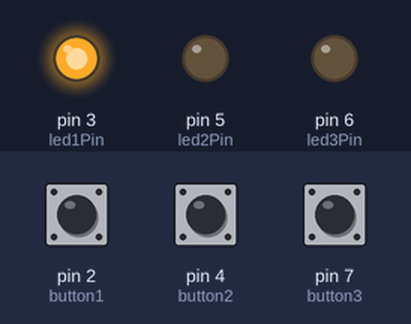
Recording of a sketch running on a simulated Arduino Uno, built with avr-gcc and run on an emulated ATmega328P. Shown: output pins drawn as LEDs (lit = HIGH). Inputs (shaded band) come from the test bench; at power-on: pin 2 (button1) LOW, pin 4 (button2) LOW, pin 7 (button3) LOW.

Above: at 0.1 s.
At 0.6 s:
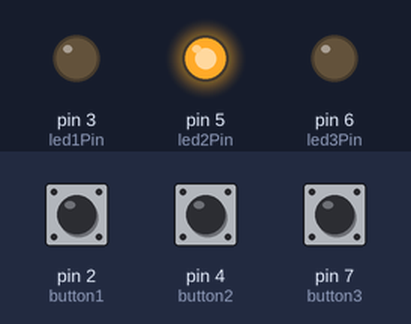
At 1.1 s:
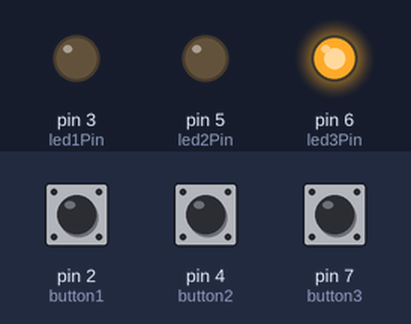
Timing chart, 0 to 2.6 s (numbered marks = the images above):
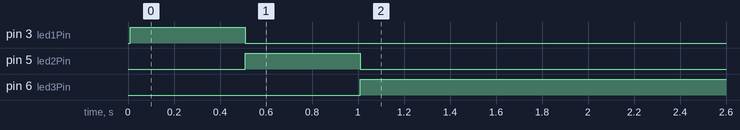

Measured:
- by itself, pin 3 (led1Pin): LOW → HIGH at 0.01 s, → LOW 0.50 s later
- by itself, pin 5 (led2Pin): LOW → HIGH at 0.51 s, → LOW 0.50 s later
- by itself, pin 6 (led3Pin): LOW → HIGH at 1.0 s

The sketch:

LED_Name_buttons.ino
```cpp
// Radio Buttons!
const int led1Pin =  3;    // LED pin number
const int button1 =  2;
const int led2Pin =  5;
const int button2 =  4;
const int led3Pin =  6;
const int button3 =  7;
char bstate1 = 0;
char bstate2 = 0;
char bstate3 = 0;
unsigned long bcount1 = 0; // button debounce timer.  Replicate as necessary.
unsigned long bcount2 = 0;
unsigned long bcount3 = 0;


// Have we completed the specified interval since last confirmed event?
// "marker" chooses which counter to check
// Routines by Paul__B of Arduino Forum
boolean timeout(unsigned long *marker, unsigned long interval) {
  if (millis() - *marker >= interval) {
    *marker += interval;    // move on ready for next interval
    return true;
  }
  else return false;
}

// Deal with a button read; true if button pressed and debounced is a new event
// Uses reading of button input, debounce store, state store and debounce interval.
// Routines by Paul__B of Arduino Forum
boolean butndown(char button, unsigned long *marker, char *butnstate, unsigned long interval) {
  switch (*butnstate) {               // Odd states if was pressed, >= 2 if debounce in progress
  case 0: // Button up so far,
    if (button == HIGH) return false; // Nothing happening!
    else {
      *butnstate = 2;                 // record that is now pressed
      *marker = millis();             // note when was pressed
      return false;                   // and move on
    }

  case 1: // Button down so far,
    if (button == LOW) return false; // Nothing happening!
    else {
      *butnstate = 3;                 // record that is now released
      *marker = millis();             // note when was released
      return false;                   // and move on
    }

  case 2: // Button was up, now down.
    if (button == HIGH) {
      *butnstate = 0;                 // no, not debounced; revert the state
      return false;                   // False alarm!
    }
    else {
      if (millis() - *marker >= interval) {
        *butnstate = 1;               // jackpot!  update the state
        return true;                  // because we have the desired event!
      }
      else
        return false;                 // not done yet; just move on
    }

  case 3: // Button was down, now up.
    if (button == LOW) {
      *butnstate = 1;                 // no, not debounced; revert the state
      return false;                   // False alarm!
    }
    else {
      if (millis() - *marker >= interval) {
        *butnstate = 0;               // Debounced; update the state
        return false;                 // but it is not the event we want
      }
      else
        return false;                 // not done yet; just move on
    }
  default:                            // Error; recover anyway
    {
      *butnstate = 0;
      return false;                   // Definitely false!
    }
  }
}

void setup() {
  pinMode(led1Pin, OUTPUT);
  pinMode(button1, INPUT);
  pinMode(led2Pin, OUTPUT);
  pinMode(button2, INPUT);
  pinMode(led3Pin, OUTPUT);
  pinMode(button3, INPUT);
  digitalWrite (led1Pin, LOW);
  digitalWrite (led2Pin, LOW);
  digitalWrite (led3Pin, LOW);
}

void loop() {
  // Select LED if button debounced
  if (butndown(digitalRead(button1), &bcount1, &bstate1, 10UL )) {
    digitalWrite (led1Pin, HIGH);
    digitalWrite (led2Pin, LOW);
    digitalWrite (led3Pin, LOW);
    delay(500);
  }
  // Select LED if button debounced
  if (butndown(digitalRead(button2), &bcount2, &bstate2, 10UL )) {
    digitalWrite (led1Pin, LOW);
    digitalWrite (led2Pin, HIGH);
    digitalWrite (led3Pin, LOW);
    delay(500);
  }
  // Select LED if button debounced
  if (butndown(digitalRead(button3), &bcount3, &bstate3, 10UL )) {
    digitalWrite (led1Pin, LOW);
    digitalWrite (led2Pin, LOW);
    digitalWrite (led3Pin, HIGH);
    delay(500);
  }
}
```
